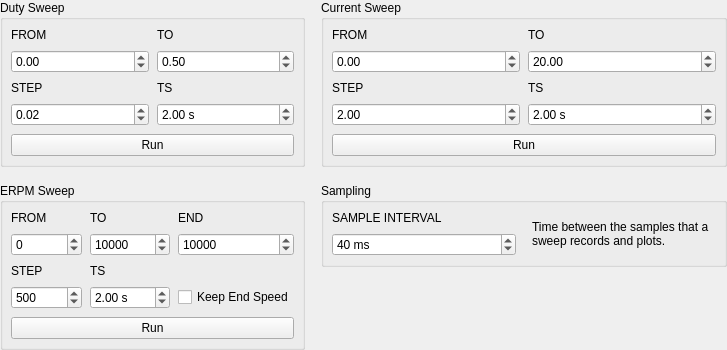
     <widget class="QWidget" name="tab">
      <attribute name="title">
       <string>Setup</string>
      </attribute>
      <layout class="QGridLayout" name="gridLayout_4">
       <property name="spacing">
        <number>16</number>
       </property>
       <property name="leftMargin">
        <number>0</number>
       </property>
       <property name="topMargin">
        <number>0</number>
       </property>
       <property name="rightMargin">
        <number>0</number>
       </property>
       <property name="bottomMargin">
        <number>0</number>
       </property>
       <item row="0" column="0">
        <widget class="QGroupBox" name="groupBox">
         <property name="title">
          <string>Duty Sweep</string>
         </property>
         <layout class="QGridLayout" name="gridLayout">
          <property name="leftMargin">
           <number>8</number>
          </property>
          <property name="topMargin">
           <number>8</number>
          </property>
          <property name="rightMargin">
           <number>8</number>
          </property>
          <property name="bottomMargin">
           <number>8</number>
          </property>
          <property name="spacing">
           <number>8</number>
          </property>
          <item row="0" column="0">
           <widget class="QLabel" name="dutyFromCaption">
            <property name="text">
             <string>FROM</string>
            </property>
            <property name="caption" stdset="0">
             <bool>true</bool>
            </property>
           </widget>
          </item>
          <item row="1" column="0">
           <widget class="QDoubleSpinBox" name="dutyFromBox">
            <property name="minimum">
             <double>-1.000000000000000</double>
            </property>
            <property name="maximum">
             <double>1.000000000000000</double>
            </property>
            <property name="singleStep">
             <double>0.010000000000000</double>
            </property>
           </widget>
          </item>
          <item row="0" column="1">
           <widget class="QLabel" name="dutyToCaption">
            <property name="text">
             <string>TO</string>
            </property>
            <property name="caption" stdset="0">
             <bool>true</bool>
            </property>
           </widget>
          </item>
          <item row="1" column="1">
           <widget class="QDoubleSpinBox" name="dutyToBox">
            <property name="minimum">
             <double>-1.000000000000000</double>
            </property>
            <property name="maximum">
             <double>1.000000000000000</double>
            </property>
            <property name="singleStep">
             <double>0.010000000000000</double>
            </property>
            <property name="value">
             <double>0.500000000000000</double>
            </property>
           </widget>
          </item>
          <item row="2" column="0">
           <widget class="QLabel" name="dutyStepCaption">
            <property name="text">
             <string>STEP</string>
            </property>
            <property name="caption" stdset="0">
             <bool>true</bool>
            </property>
           </widget>
          </item>
          <item row="3" column="0">
           <widget class="QDoubleSpinBox" name="dutyStepBox">
            <property name="value">
             <double>0.020000000000000</double>
            </property>
           </widget>
          </item>
          <item row="2" column="1">
           <widget class="QLabel" name="dutyStepTimeCaption">
            <property name="text">
             <string>TS</string>
            </property>
            <property name="caption" stdset="0">
             <bool>true</bool>
            </property>
           </widget>
          </item>
          <item row="3" column="1">
           <widget class="QDoubleSpinBox" name="dutyStepTimeBox">
            <property name="suffix">
             <string> s</string>
            </property>
            <property name="maximum">
             <double>1000.000000000000000</double>
            </property>
            <property name="value">
             <double>2.000000000000000</double>
            </property>
           </widget>
          </item>
          <item row="4" column="0" colspan="2">
           <widget class="QPushButton" name="dutyRunButton">
            <property name="text">
             <string>Run</string>
            </property>
            <property name="icon">
             <iconset resource="../res.qrc">
              <normaloff>:/res/icons/Circled Play-96.png</normaloff>:/res/icons/Circled Play-96.png</iconset>
            </property>
           </widget>
          </item>
         </layout>
        </widget>
       </item>
       <item row="0" column="1">
        <widget class="QGroupBox" name="groupBox_2">
         <property name="title">
          <string>Current Sweep</string>
         </property>
         <layout class="QGridLayout" name="gridLayout_2">
          <property name="leftMargin">
           <number>8</number>
          </property>
          <property name="topMargin">
           <number>8</number>
          </property>
          <property name="rightMargin">
           <number>8</number>
          </property>
          <property name="bottomMargin">
           <number>8</number>
          </property>
          <property name="spacing">
           <number>8</number>
          </property>
          <item row="0" column="0">
           <widget class="QLabel" name="currentFromCaption">
            <property name="text">
             <string>FROM</string>
            </property>
            <property name="caption" stdset="0">
             <bool>true</bool>
            </property>
           </widget>
          </item>
          <item row="1" column="0">
           <widget class="QDoubleSpinBox" name="currentFromBox">
            <property name="minimum">
             <double>-1000.000000000000000</double>
            </property>
            <property name="maximum">
             <double>1000.000000000000000</double>
            </property>
            <property name="singleStep">
             <double>1.000000000000000</double>
            </property>
           </widget>
          </item>
          <item row="0" column="1">
           <widget class="QLabel" name="currentToCaption">
            <property name="text">
             <string>TO</string>
            </property>
            <property name="caption" stdset="0">
             <bool>true</bool>
            </property>
           </widget>
          </item>
          <item row="1" column="1">
           <widget class="QDoubleSpinBox" name="currentToBox">
            <property name="minimum">
             <double>-1000.000000000000000</double>
            </property>
            <property name="maximum">
             <double>1000.000000000000000</double>
            </property>
            <property name="singleStep">
             <double>1.000000000000000</double>
            </property>
            <property name="value">
             <double>20.000000000000000</double>
            </property>
           </widget>
          </item>
          <item row="2" column="0">
           <widget class="QLabel" name="currentStepCaption">
            <property name="text">
             <string>STEP</string>
            </property>
            <property name="caption" stdset="0">
             <bool>true</bool>
            </property>
           </widget>
          </item>
          <item row="3" column="0">
           <widget class="QDoubleSpinBox" name="currentStepBox">
            <property name="maximum">
             <double>1000.000000000000000</double>
            </property>
            <property name="value">
             <double>2.000000000000000</double>
            </property>
           </widget>
          </item>
          <item row="2" column="1">
           <widget class="QLabel" name="currentStepTimeCaption">
            <property name="text">
             <string>TS</string>
            </property>
            <property name="caption" stdset="0">
             <bool>true</bool>
            </property>
           </widget>
          </item>
          <item row="3" column="1">
           <widget class="QDoubleSpinBox" name="currentStepTimeBox">
            <property name="suffix">
             <string> s</string>
            </property>
            <property name="maximum">
             <double>1000.000000000000000</double>
            </property>
            <property name="value">
             <double>2.000000000000000</double>
            </property>
           </widget>
          </item>
          <item row="4" column="0" colspan="2">
           <widget class="QPushButton" name="currentRunButton">
            <property name="text">
             <string>Run</string>
            </property>
            <property name="icon">
             <iconset resource="../res.qrc">
              <normaloff>:/res/icons/Circled Play-96.png</normaloff>:/res/icons/Circled Play-96.png</iconset>
            </property>
           </widget>
          </item>
         </layout>
        </widget>
       </item>
       <item row="1" column="0">
        <widget class="QGroupBox" name="groupBox_3">
         <property name="title">
          <string>ERPM Sweep</string>
         </property>
         <layout class="QGridLayout" name="gridLayout_3">
          <property name="leftMargin">
           <number>8</number>
          </property>
          <property name="topMargin">
           <number>8</number>
          </property>
          <property name="rightMargin">
           <number>8</number>
          </property>
          <property name="bottomMargin">
           <number>8</number>
          </property>
          <property name="spacing">
           <number>8</number>
          </property>
          <item row="0" column="1">
           <widget class="QLabel" name="rpmToCaption">
            <property name="text">
             <string>TO</string>
            </property>
            <property name="caption" stdset="0">
             <bool>true</bool>
            </property>
           </widget>
          </item>
          <item row="1" column="1">
           <widget class="QDoubleSpinBox" name="rpmToBox">
            <property name="decimals">
             <number>0</number>
            </property>
            <property name="minimum">
             <double>-500000.000000000000000</double>
            </property>
            <property name="maximum">
             <double>500000.000000000000000</double>
            </property>
            <property name="singleStep">
             <double>100.000000000000000</double>
            </property>
            <property name="value">
             <double>10000.000000000000000</double>
            </property>
           </widget>
          </item>
          <item row="2" column="0">
           <widget class="QLabel" name="rpmStepCaption">
            <property name="text">
             <string>STEP</string>
            </property>
            <property name="caption" stdset="0">
             <bool>true</bool>
            </property>
           </widget>
          </item>
          <item row="3" column="0">
           <widget class="QDoubleSpinBox" name="rpmStepBox">
            <property name="decimals">
             <number>0</number>
            </property>
            <property name="maximum">
             <double>500000.000000000000000</double>
            </property>
            <property name="singleStep">
             <double>10.000000000000000</double>
            </property>
            <property name="value">
             <double>500.000000000000000</double>
            </property>
           </widget>
          </item>
          <item row="0" column="0">
           <widget class="QLabel" name="rpmFromCaption">
            <property name="text">
             <string>FROM</string>
            </property>
            <property name="caption" stdset="0">
             <bool>true</bool>
            </property>
           </widget>
          </item>
          <item row="1" column="0">
           <widget class="QDoubleSpinBox" name="rpmFromBox">
            <property name="decimals">
             <number>0</number>
            </property>
            <property name="minimum">
             <double>-500000.000000000000000</double>
            </property>
            <property name="maximum">
             <double>500000.000000000000000</double>
            </property>
            <property name="singleStep">
             <double>100.000000000000000</double>
            </property>
           </widget>
          </item>
          <item row="2" column="1">
           <widget class="QLabel" name="rpmStepTimeCaption">
            <property name="text">
             <string>TS</string>
            </property>
            <property name="caption" stdset="0">
             <bool>true</bool>
            </property>
           </widget>
          </item>
          <item row="3" column="1">
           <widget class="QDoubleSpinBox" name="rpmStepTimeBox">
            <property name="suffix">
             <string> s</string>
            </property>
            <property name="maximum">
             <double>1000.000000000000000</double>
            </property>
            <property name="value">
             <double>2.000000000000000</double>
            </property>
           </widget>
          </item>
          <item row="4" column="0" colspan="3">
           <widget class="QPushButton" name="rpmRunButton">
            <property name="text">
             <string>Run</string>
            </property>
            <property name="icon">
             <iconset resource="../res.qrc">
              <normaloff>:/res/icons/Circled Play-96.png</normaloff>:/res/icons/Circled Play-96.png</iconset>
            </property>
           </widget>
          </item>
          <item row="0" column="2">
           <widget class="QLabel" name="rpmEndCaption">
            <property name="text">
             <string>END</string>
            </property>
            <property name="caption" stdset="0">
             <bool>true</bool>
            </property>
           </widget>
          </item>
          <item row="1" column="2">
           <widget class="QDoubleSpinBox" name="rpmEndBox">
            <property name="suffix">
             <string/>
            </property>
            <property name="decimals">
             <number>0</number>
            </property>
            <property name="minimum">
             <double>-500000.000000000000000</double>
            </property>
            <property name="maximum">
             <double>500000.000000000000000</double>
            </property>
            <property name="singleStep">
             <double>100.000000000000000</double>
            </property>
            <property name="value">
             <double>10000.000000000000000</double>
            </property>
           </widget>
          </item>
          <item row="3" column="2">
           <widget class="QCheckBox" name="keepRPMcheckBox">
            <property name="text">
             <string>Keep End Speed</string>
            </property>
            <property name="checked">
             <bool>false</bool>
            </property>
           </widget>
          </item>
         </layout>
        </widget>
       </item>
       <item row="1" column="1" alignment="Qt::AlignTop">
        <widget class="QGroupBox" name="groupBox_5">
         <property name="title">
          <string>Sampling</string>
         </property>
         <layout class="QGridLayout" name="samplingLayout" columnstretch="1,1">
          <property name="leftMargin">
           <number>8</number>
          </property>
          <property name="topMargin">
           <number>8</number>
          </property>
          <property name="rightMargin">
           <number>8</number>
          </property>
          <property name="bottomMargin">
           <number>8</number>
          </property>
          <property name="verticalSpacing">
           <number>8</number>
          </property>
          <property name="horizontalSpacing">
           <number>16</number>
          </property>
          <item row="0" column="0">
           <widget class="QLabel" name="sampleIntervalCaption">
            <property name="text">
             <string>SAMPLE INTERVAL</string>
            </property>
            <property name="caption" stdset="0">
             <bool>true</bool>
            </property>
           </widget>
          </item>
          <item row="0" column="1" rowspan="2">
           <widget class="QLabel" name="sampleIntervalHint">
            <property name="text">
             <string>Time between the samples that a sweep records and plots.</string>
            </property>
            <property name="wordWrap">
             <bool>true</bool>
            </property>
            <property name="hint" stdset="0">
             <bool>true</bool>
            </property>
           </widget>
          </item>
          <item row="1" column="0">
           <widget class="QSpinBox" name="sampleIntervalBox">
            <property name="suffix">
             <string> ms</string>
            </property>
            <property name="minimum">
             <number>5</number>
            </property>
            <property name="maximum">
             <number>50000</number>
            </property>
            <property name="value">
             <number>40</number>
            </property>
           </widget>
          </item>
         </layout>
        </widget>
       </item>
       <item row="2" column="0" colspan="2">
        <spacer name="verticalSpacer">
         <property name="orientation">
          <enum>Qt::Vertical</enum>
         </property>
         <property name="sizeHint" stdset="0">
          <size>
           <width>0</width>
           <height>0</height>
          </size>
         </property>
        </spacer>
       </item>
      </layout>
     </widget>
